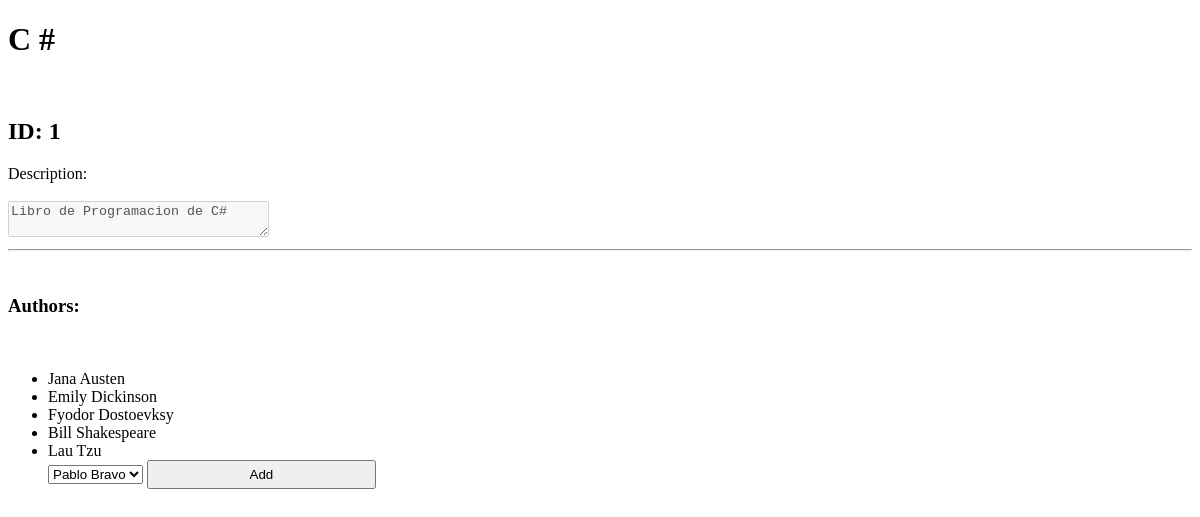
Screenshot of /books/1 with the database file from the repository.
### books_authors_app/models.py (models this page shows)
class book(models.Model):
    title = models.CharField(max_length=255)
    desc = models.TextField(null=True)
    created_at = models.DateTimeField(auto_now_add=True)
    updated_at = models.DateTimeField(auto_now=True)

class author(models.Model):
    first_name = models.CharField(max_length=255)
    last_name = models.CharField(max_length=255)
    books =  models.ManyToManyField(book, related_name="authors")
    notas = models.TextField(default="notas")
    created_at = models.DateTimeField(auto_now_add=True)
    updated_at = models.DateTimeField(auto_now=True)

### books_authors_app/views.py (the view, shortened to what this page needs)
# urls.py: path('books/<int:number>',views.books),
def books(request,number):
    selec_book = book.objects.get(id=number)
    selec_authors = author.objects.filter(books=selec_book)
    not_authors = author.objects.exclude(books=selec_book)
    all_authors = author.objects.all()
    context = {
            'selecbook':selec_book,
            'selecauthor':selec_authors,
            'allauthors': all_authors,
            'notauthors': not_authors
            }
    return render(request,'books.html', context)

### books_authors_app/templates/books.html (shortened to what this page needs)
<!DOCTYPE html>
<html lang="en">
<head>
    {% load static %}
    <link rel="stylesheet" href="{% static 'css/style.css' %}">
</head>
<body>
    <div class="container">
        <h1>{{ selecbook.title }}</h1>
        <br>
        <h2>ID: {{ selecbook.id }}</h2>
        <label for="book_desc">Description:</label>
        <br>
        <br>
        <textarea disabled name="book_desc" cols="30" rows="2">{{ selecbook.desc }}</textarea>
        <hr>
        <br>
        <h3>Authors: </h3>
        <br>
        <ul>
            {% for author in selecauthor %}
            <li>
                {{ author.first_name }} {{ author.last_name }}
            </li>
            {% endfor %}
            <form action="/books/{{selecbook.id}}" method="POST">
            <select name="auth_select">
            {% for authors in notauthors %}
                <option value="{{ authors.id }}">{{ authors.first_name }} {{ authors.last_name }}</option>
            {% endfor %}
            </select>
            <button type="submit" class="btn btn-primary">Add</button>
            </form>
        </ul>
        <br>
    </div>
</body>
</html>

### books_authors_app/static/css/style.css (style rules this page uses)
button { padding: 5px; width: 20%; }

### rows the page displays
book: title "C #", id "1", book_desc "Libro de Programacion de C#"
author: first_name "Jana", last_name "Austen"
author: first_name "Emily", last_name "Dickinson"
author: first_name "Fyodor", last_name "Dostoevksy"
author: first_name "Bill", last_name "Shakespeare"
author: first_name "Lau", last_name "Tzu"

### other values shown
form field auth_select "Pablo Bravo"
